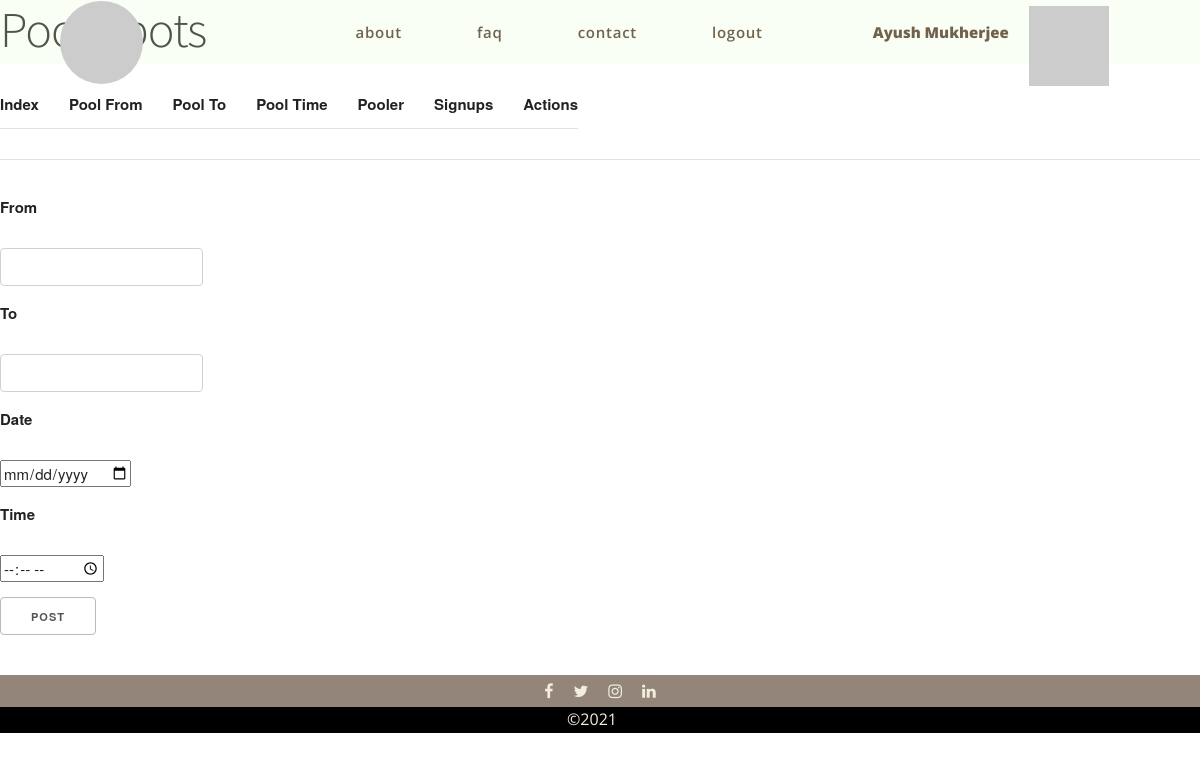
The page /pool/ (signed in) on the database as committed earlier.
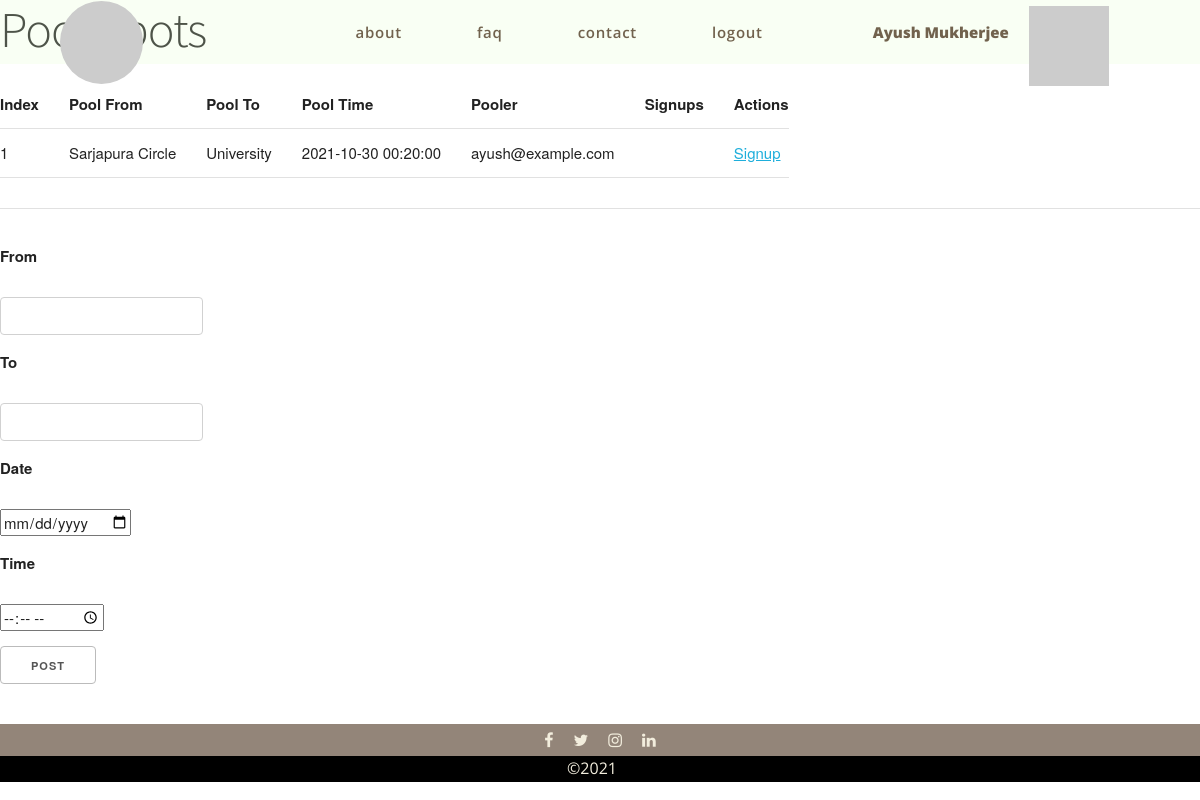
The same page on the database as committed later.
### suslab/users/models.py (models this page shows)
class User(db.Model, UserMixin):
    __tablename__ = 'users'
    id = db.Column(db.Integer, primary_key=True)
    email = db.Column(db.String(128), unique=True)
    password = db.Column(db.String(32))
    name = db.Column(db.String(64))
    active = db.Column(db.Boolean())
    confirmed_at = db.Column(db.DateTime())
    roles = db.relationship('Role', secondary=roles_users,
                            backref=db.backref('users', lazy='dynamic'))

class ProductBase(db.Model):
    __abstract__ = True
    id = db.Column(db.Integer, primary_key=True)
    date_created = db.Column(db.DateTime, default=db.func.current_timestamp())
    date_modified = db.Column(db.DateTime, default=db.func.current_timestamp(),
                              onupdate=db.func.current_timestamp())

class Pool(ProductBase):
    __tablename__ = 'pools'
    from_ = db.Column(db.String(32), nullable=False)
    to_ = db.Column(db.String(32), nullable=False)
    time = db.Column(db.DateTime)
    pooler_id = db.Column(db.Integer, db.ForeignKey('poolers.id'))
    signups = db.relationship('Signup', backref=db.backref('pooler'))

### suslab/pool/controllers.py (the view)
@pool.route('/', methods=['GET', 'POST'])
def index():
    Pool, _, _, _ = _db_conn()
    pools = Pool.query.order_by(Pool.time).all()
    return render_template('pool/index.html', pools=pools)

### suslab/__init__.py (called while the page is built)
@app.context_processor
def utility_processor():
    def user_avatar(user_name, category='croodles-neutral'):
        user_name_clean = '-'.join(user_name.split())
        return f'https://avatars.dicebear.com/api/{category}/{user_name_clean}.svg'
    return dict(user_avatar=user_avatar)

### suslab/pool/controllers.py (called while the page is built)
def _db_conn():
    from suslab.users.models import Pool, Pooler, Signup
    from suslab import db
    return Pool, Pooler, Signup, db

### suslab/templates/pool/index.html (shortened to what this page needs)
{% extends './base.html' %}
{% block body %}
<h1>Pool Spots</h1>
<table class="center">
    <tr>
        <th>Index</th>
        <th>Pool From</th>
        <th>Pool To</th>
        <th>Pool Time</th>
        <th>Pooler</th>
        <th>Signups</th>
        <th>Actions</th>
    </tr>
    {% for pool in pools %}
        <tr>
            <td>{{ pool.id }}</td>
            <td>{{ pool.from_ }}</td>
            <td>{{ pool.to_ }}</td>
            <td>{{ pool.time }}</td>
            <td>{{ pool.pooler.user.email }}</td>
            <td>{%if pool.signups %}{{ pool.signups[0].user.email }}{% endif %}</td>
            <td>
                <a href="/pool/signup/{{pool.id}}">Signup</a>
            </td>
        </tr>
    {% endfor %}
</table>
<hr></hr>
{% if current_user.is_authenticated %}
    <div>
        <form action="/pool/" method="POST">
            <label for="from_">From</label><br>
            <input type="text" name="from_" id="from_" required><br>
            <label for="to_">To</label><br>
            <input type="text" name="to_" id="to_" required><br>
            <label for="date">Date</label><br>
            <input type="date" name="date" id="date" required><br>
            <label for="time">Time</label><br>
            <input type="time" name="time" id="time" required><br>
            <input type="submit" value="Post">
        </form>
    </div>
{% endif %}
{% endblock %}

### suslab/templates/base.html (shortened to what this page needs)
<!doctype html>
<html class="no-js" lang="">
<head>
  <link rel="stylesheet" href="https://cdnjs.cloudflare.com/ajax/libs/font-awesome/4.7.0/css/font-awesome.min.css">
  <link rel="stylesheet" href="{{ url_for('static', filename='css/normalize.css') }}">
  <link rel="stylesheet" href="{{ url_for('static', filename='css/skeleton.css') }}">
  <link rel="stylesheet" href="{{ url_for('static', filename='css/base.css') }}">
</head>
<body>
  <nav class="navbar">
    <div class="home" id="home">
      <a href="/" class="logo" >
        <img class="logo" id="logo" src="https://picsum.photos/200">
      </a>
    </div>
    <div class="nav-group flex-horizontal">
      {% if current_user.is_authenticated %}
      <div class="user-info flex-horizontal" id="user-info">
        <span class="username flex-text-item">{{ current_user.name }}</span>
        <div class="user-image" id="user-image"><img src={{ user_avatar(current_user.name|lower) }}></div>
      </div>
      {% endif %}
      <ul class="nav-group-list flex-group-list">
        <li class="nav-item flex-text-item"><a class="nav-item-link">about</a></li>
        <li class="nav-item flex-text-item"><a class="nav-item-link">faq</a></li>
        <li class="nav-item flex-text-item"><a class="nav-item-link" href="/contact">contact</a></li>
        {% if current_user.is_authenticated %}
        <li class="nav-item flex-text-item"><a href="/logout"class="nav-item-link">logout</a></li>
      </ul>
    </div>
        {% else %}
          <li class="nav-item flex-text-item"><a href="/login" class="nav-item-link">login</a></li>
          <li class="nav-item flex-text-item"><a href="/register" class="nav-item-link">signup</a></li>
          {% endif %}
  </nav>
  {% block body %}{% endblock %}
  <section class="social-media flex-horizontal">
      <div class="social-media-icon facebook">
        <a href="https://www.facebook.com/suscom.apu" target="_blank" rel="noopener noreferrer" class="fa fa-facebook"></a>
      </div>
      <div class="social-media-icon twitter">
        <a href="https://twitter.com/ApuSuscom" target="_blank" rel="noopener noreferrer" class="fa fa-twitter"></a>
      </div>
      <div class="social-media-icon instagram">
        <a href="https://www.instagram.com/suscom_apu" target="_blank" rel="noopener noreferrer" class="fa fa-instagram"></a>
      </div>
      <div class="social-media-icon linkedin">
        <a href="https://www.linkedin.com/in/suscom-apu-511904211" target="_blank" rel="noopener noreferrer" class="fa fa-linkedin"></a>
      </div>
  </section>
  <footer>
    <ul class="flex-horizontal flex-group-list">
      <li class="footer-item flex-text-item">&#169;2021</li>
    </ul>
  </footer>
</body>
</html>

### suslab/static/css/skeleton.css (style rules this page uses)
html { font-size: 62.5%; }
body { font-size: 1.5em; line-height: 1.6; font-weight: 400; font-family: "Raleway", "HelveticaNeue", "Helvetica Neue", Helvetica, Arial, sans-serif; color: #222; }
h1, h2, h3, h4, h5, h6 { margin-top: 0; margin-bottom: 2rem; font-weight: 300; }
h1 { font-size: 4.0rem; line-height: 1.2; letter-spacing: -.1rem; }
@media (min-width: 550px) { h1 { font-size: 5.0rem; } }
a { color: #1EAEDB; }
.button, button, input[type="submit"], input[type="reset"], input[type="button"] { display: inline-block; height: 38px; padding: 0 30px; color: #555; text-align: center; font-size: 11px; font-weight: 600; line-height: 38px; letter-spacing: .1rem; text-transform: uppercase; text-decoration: none; white-space: nowrap; background-color: transparent; border-radius: 4px; border: 1px solid #bbb; cursor: pointer; box-sizing: border-box; }
input[type="email"], input[type="number"], input[type="search"], input[type="text"], input[type="tel"], input[type="url"], input[type="password"], textarea, select { height: 38px; padding: 6px 10px; background-color: #fff; border: 1px solid #D1D1D1; border-radius: 4px; box-shadow: none; box-sizing: border-box; }
input[type="email"], input[type="number"], input[type="search"], input[type="text"], input[type="tel"], input[type="url"], input[type="password"], textarea { -webkit-appearance: none; -moz-appearance: none; appearance: none; }
label, legend { display: block; margin-bottom: .5rem; font-weight: 600; }
ul { list-style: circle inside; }
ol, ul { padding-left: 0; margin-top: 0; }
li { margin-bottom: 1rem; }
th, td { padding: 12px 15px; text-align: left; border-bottom: 1px solid #E1E1E1; }
th:first-child, td:first-child { padding-left: 0; }
th:last-child, td:last-child { padding-right: 0; }
input, textarea, select, fieldset { margin-bottom: 1.5rem; }
pre, blockquote, dl, figure, table, p, ul, ol, form { margin-bottom: 2.5rem; }
hr { margin-top: 3rem; margin-bottom: 3.5rem; border-width: 0; border-top: 1px solid #E1E1E1; }

Rows that differ between the two databases and show on the page:
added Pool: id "1", from_ "Sarjapura Circle", to_ "University", time "2021-10-30 00:20:00", pooler.user.email "ayush@example.com"
